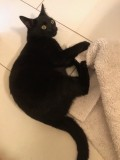
#> input picture code/TPGen/test-image.jpg, 120 x 160 px
$ python -i edge_detection.py   (imports and definitions only)   (older library calls are emulated)
#> lines starting #> are read from the running program, lines starting #| are printed output that depends on the picture; after the words box and inside, x2 and y2 are one past the last pixel; in counts of white or black regions, pixels touching at a corner belong together
#> further down, picture is the input picture: shape (160, 120, 3); mean B, G, R 101.2, 125.7, 148.3
import cv2
import line_converter

# Code from https://learnopencv.com/edge-detection-using-opencv/
# Converts a cv2 image into another cv2 image, but with edge detection
def edge_detect(img):
    # Blur image to reduce noise I guess
    img_blur = cv2.GaussianBlur(img, (5, 5), 0)
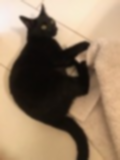
#> img_blur: shape (160, 120, 3); mean B, G, R 101.2, 125.7, 148.3

    # Sobel Edge Detection
    sobelx = cv2.Sobel(src=img_blur, ddepth=cv2.CV_64F, dx=1, dy=0, ksize=5)  # Sobel Edge Detection on the X axis
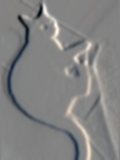
#> sobelx: shape (160, 120, 3) float64; mean B, G, R -32.4, -29.4, -19.6; drawn with min black and max white
    sobely = cv2.Sobel(src=img_blur, ddepth=cv2.CV_64F, dx=0, dy=1, ksize=5)  # Sobel Edge Detection on the Y axis
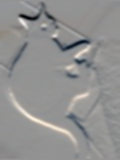
#> sobely: shape (160, 120, 3) float64; mean B, G, R -81.1, -68.2, -57.6; drawn with min black and max white
    sobelxy = cv2.Sobel(src=img_blur, ddepth=cv2.CV_64F, dx=1, dy=1, ksize=5)  # Combined X and Y Sobel Edge Detection
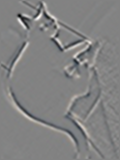
#> sobelxy: shape (160, 120, 3) float64; mean B, G, R 0.2, 0.1, 0; drawn with min black and max white

    # Canny Edge Detection
    edges = cv2.Canny(image=img_blur, threshold1=50, threshold2=100)  # Canny Edge Detection
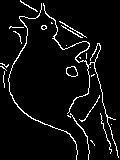
#> edges: shape (160, 120); 5.5% white in thin lines or dots

    return edges

# Wrapper that converts to lines
def edge_lines(img):
    return list(line_converter.line_convert(cv2.bitwise_not(edge_detect(img)), pw=10))

# Converts an image into real lines
def pure_edge(img):
    edges = edge_detect(img)
    contours, hierarchy = cv2.findContours(edges, cv2.RETR_EXTERNAL, cv2.CHAIN_APPROX_SIMPLE)
#> contours = 24 contours, 21 with area under 20; largest, box (x1, y1, x2, y2) and area: (66, 66, 78, 77) 88, (43, 3, 119, 158) 72, (8, 3, 78, 160) 58
    commands = []
    current_pos = (0, 0)
    r_contours = contours[::-1]
#> r_contours has the same summary as contours
    for c in r_contours:

        perimeter = cv2.arcLength(c, True)
        if perimeter < 20:
            continue

        epsilon = 1.2
        approx = cv2.approxPolyDP(c, epsilon, True)

        if len(approx) <= 2:
            continue

        mult = 15000 // len(img)

        commands.append("PEN UP")
        # Fast while travelling (and no, pycharm, travelling is not spelt with one l)
        commands.append("SPEED 5000")
        commands.append("MOVE " + str(approx[0][0][0] * mult) + " " + str(approx[0][0][1] * mult))
        commands.append("PEN DOWN")
        # Slower while drawing
        commands.append("SPEED 1000")
        for line in approx[1:]:
            commands.append("MOVE " + str(line[0][0] * mult) + " " + str(line[0][1] * mult))
        commands.append("PEN UP")
#> this loop made 24 passes
#> perimeter on passes 2, 3, 6, 13, 14, 15, 18, 19, 20, 21, 22, 24: 463.1, 716, 15.66, 22.14, 15.31, 36.73, 8.24, 73.5, 109.2, 95.6, 8.24, 13.9
#> (perimeter, approx) on passes 1, 4, 7, 8, 9, 17: (43.7, [[20, 0], [37, 11]]), (67.25, [[59, 21], [86, 37]]), (51.94, [[61, 25], [82, 37]]), (31.07, [[9, 28], [11, 26], [23, 27], [10, 26]]), (33.56, [[13, 31], [19, 35], [21, 43], [19, 34]]), (33.66, [[4, 71], [4, 87]])
#> after the loop, commands = 182 items, first 6: 'PEN UP', 'SPEED 5000', 'MOVE 3813 279', 'PEN DOWN', 'SPEED 1000', 'MOVE 3720 1116'

    return commands

>>> import cv2
>>> picture = cv2.imread('test-image.jpg')
>>> result = pure_edge(picture)
#> result has the same summary as commands in pure_edge
